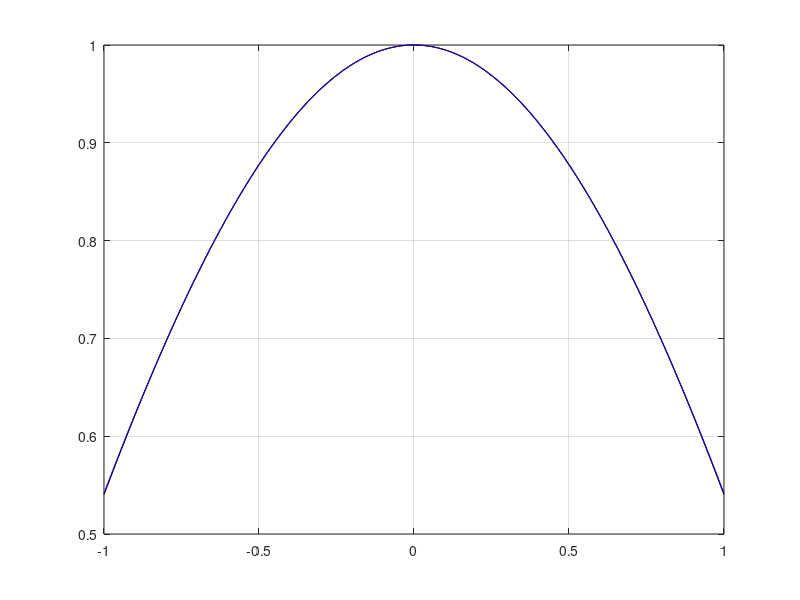
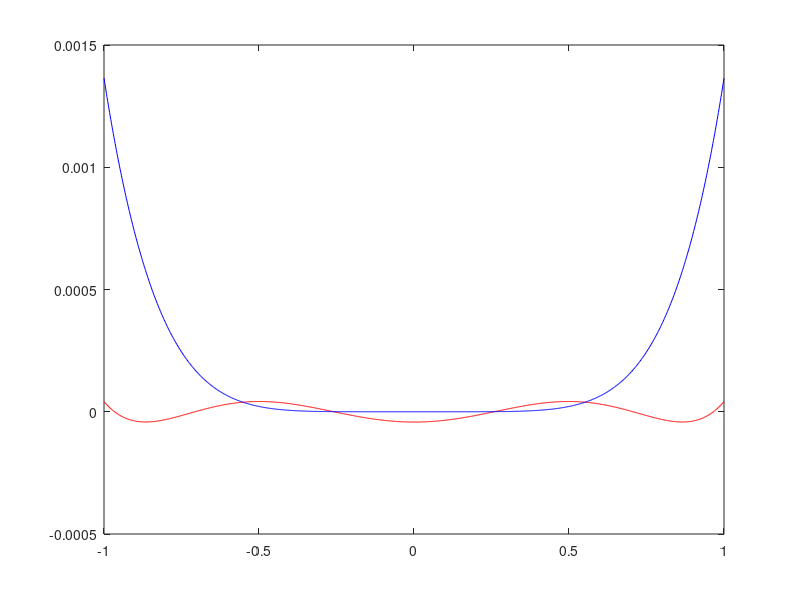

Here is the MATLAB script that generated these plots, in order:
% Define first N term and f function
N = 5;
f = @(x) cos(x);

% Chebyshev series
% Compute the first N Chebyshev polynomials
T = cell(1, N);
T{1} = @(x) 1; % T_0(x)
T{2} = @(x) x; % T_1(x)
for n = 3:N 
    T{n} = @(x) 2 * x .* T{n-1}(x) - T{n-2}(x);
end

% Compute the coefficient a
integrand = cell(1, N);
for n = 1:N 
    integrand{n} = @(t) f(t) .* T{n}(t) ./ sqrt(1 - t.^2);
end

a = cell(1, N);
for n = 1:N
    if n == 1
        a{n} = 1/pi * integral(@(t) integrand{n}(t), -1, 1);
    else
        a{n} = 2/pi * integral(@(t) integrand{n}(t), -1, 1);
    end
end

% Plot both Chebyshev and Maclaurin series
X = linspace(-1, 1, 1000);
Y_C = zeros(size(X));
for i = 1:length(X)
    sigma = 0;
    for k = 1:N
        sigma = sigma + a{k} * T{k}(X(i));
    end
    Y_C(i) = sigma;
end

% Maclaurin series
Y_M = zeros(size(X));
for i = 1:length(X)
    sigma = 0;
    for n = 0:N/2
        sigma = sigma + (-1)^n * X(i).^(2*n) / factorial(2*n);
    end
    Y_M(i) = sigma;
end

plot(X,Y_C,'r', 'DisplayName', 'Chebyshev series'); hold on;
plot(X, f(X),'k', 'DisplayName', 'Real function');
plot(X,Y_M,'b', 'DisplayName', 'Maclaurin series');
grid on;
hold off;
% Plot error of both series
figure
error_C = Y_C - f(X);
error_M = Y_M - f(X);
plot(X, error_C, 'r', 'DisplayName', 'Chebyshev series'); hold on;
plot(X, error_M, 'b', 'DisplayName', 'Maclaurin series');